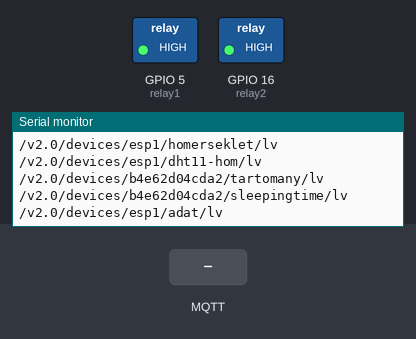
A sketch run on a simulated ESP8266 (NodeMCU). Shown: switched loads named in the sketch (green lamp = pin HIGH), the last lines printed to the serial monitor. The test bench sets the inputs (shaded band). WiFi joins after 1.5 s; servers stay silent unless stated; no MQTT or app messages arrive unless stated.

Above: at 2.7 s.
2.8 s: MQTT message "1" arrives on the first subscribed topic
At 4.0 s:
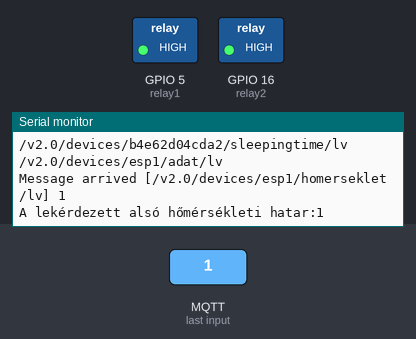
5.0 s: MQTT message "on" arrives on the first subscribed topic
At 6.7 s:
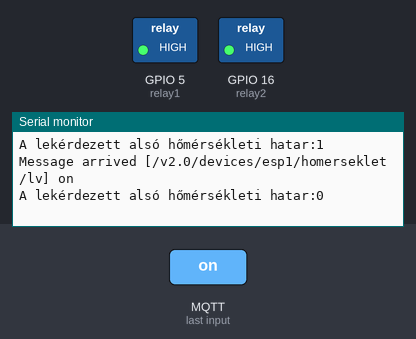
7.0 s: MQTT message "off" arrives on the first subscribed topic
At 8.5 s:
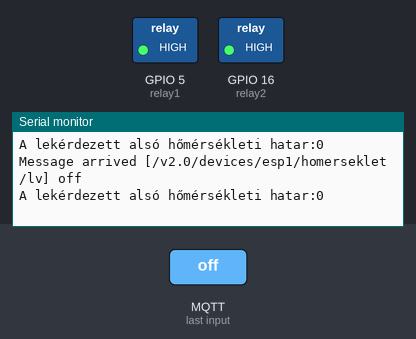

Measured:
- after the input at 2.8 s, the serial monitor: prints a new line after 0.77 s (image 1)
- after the input at 5.0 s, the serial monitor: prints a new line after 0.57 s (image 2)
- after the input at 7.0 s, the serial monitor: prints a new line after 0.57 s (image 3)

The sketch:

esp8266.ino
```cpp
/****************************************
   Include Libraries
 ****************************************/

#include <PubSubClient.h>
#include <ESP8266WiFi.h>
#include <ESP8266WiFiMulti.h>
#include <iostream>
#include <stdlib.h>
/****************************************
   Define Constants
 ****************************************/
#define relay1 5
#define relay2 16
#define uS_TO_M 60000000  //Conversion micro seconds to seconds
#define WIFISSID "BorosD" // Put your WifiSSID here
#define PASSWORD "borosdavid" // Put your wifi password here
#define TOKEN "BBFF-l9otOKSgN1ghRt6IR5EIVsfHqlOVIv" // Put your Ubidots' TOKEN
#define DEVICE2 "b4e62d04cda2" // Assig the device label
#define DEVICE1 "esp1" // Assig the device label
#define MQTT_CLIENT_NAME "Ubidots" // MQTT client Name
static const unsigned long REFRESH_INTERVAL = 25000; // ms
static unsigned long lastRefreshTime = 0;
char mqttBroker[] = "things.ubidots.com";
char payload[700];
char topic[150];
int Tartomany;
int dht_homerseklet;
int homerseklet;
static unsigned long timer = 0;
int sleep = 0;
int sleepingtime = 10;
int value = 0;
char topicToSubscribe[200];

/****************************************
   Initializate constructors for objects
 ****************************************/

ESP8266WiFiMulti WiFiMulti;
WiFiClient ubidots;
PubSubClient client(ubidots);

/****************************************
   Auxiliar Functions
 ****************************************/
void sleeping() {
  delay(5000); // hogy bevárja az első eszközt
  std::cout << "Sleeping for " << sleepingtime << " minutes" << std::endl;
  ESP.deepSleep(sleepingtime * uS_TO_M);
}

int btof(byte * payload, unsigned int length) {
  char * buff = (char *) malloc(sizeof(char) * 10);
  for (int i = 0; i < length; i++) {
    buff[i] = payload[i];
  }
  int value = atoi(buff);
  free(buff);
  return value;
}
void relays_off(){
  digitalWrite(relay1, HIGH); //a relék fordított logikája miatt kell , így induláskor nem aktiválódik a relé
  digitalWrite(relay2, HIGH);
  }

void callback(char* topic, byte* payload, unsigned int length) {
  value = btof(payload, length);
  Serial.print("Message arrived [");
  Serial.print(topic);
  Serial.print("] ");
  for (int i = 0; i < length; i++) {
    Serial.print((char)payload[i]);
  }
  Serial.println();

  if (!strcmp(topic, "/v2.0/devices/b4e62d04cda2/tartomany/lv")) {
    std::cout << "A lekérdezett Tartomany ertekeke:" << value << std::endl;
    Tartomany = value;
  }
  else if (!strcmp(topic, "/v2.0/devices/esp1/dht11-hom/lv")) {
    std::cout << "A lekérdezett dht_homerseklet erteke:" << value << std::endl;
    dht_homerseklet = value;
  }
  else if (!strcmp(topic, "/v2.0/devices/b4e62d04cda2/sleepingtime/lv")) {
    std::cout << "A lekérdezett Sleep_time:" << value << std::endl;
    sleepingtime = value;
  }
  else if (!strcmp(topic, "/v2.0/devices/esp1/adat/lv")) {
    std::cout << "A lekérdezett Sleep:" << value << std::endl;
    if (value == 1) sleeping();
  }
  else if (!strcmp(topic, "/v2.0/devices/esp1/homerseklet/lv")) {
    std::cout << "A lekérdezett alsó hőmérsékleti hatar:" << value << std::endl;
    homerseklet = value;
  }
}

void reconnect() {
  // Loop until we're reconnected
  while (!client.connected()) {
    Serial.println("Attempting MQTT connection...");

    // Attempt to connect
    if (client.connect(MQTT_CLIENT_NAME, TOKEN, "")) {
      Serial.println("connected");
    } else {
      Serial.print("Failure, client state=");
      Serial.print(client.state());
      Serial.println(" try again in 2 seconds");
      // Wait 2 seconds before retrying
      delay(2000);
    }
  }
}

int const pub(const char * valtozonev, float valtozo) {

  sprintf(topic, "%s", ""); // Cleans the topic content
  sprintf(topic, "%s%s", "/v2.0/devices/", DEVICE1); ///v2.0/devices/{LABEL_OF_DEVICE}/{LABEL_OF_VARIABLE}
  sprintf(payload, "{\"%s\":", valtozonev); // Adds the variable label
  sprintf(payload, "%s {\"value\": %d", payload, valtozo); // Adds the value
  sprintf(payload, "%s } }", payload); // Closes the dictionary brackets
  std::cout << "Publikálva! A payload tartalma:" << payload << std::endl;
  client.publish(topic, payload);
  return 1;
}
int const sub(const char* eszköz, const char* valtozo) {
  sprintf(topicToSubscribe, "%s", ""); // Cleans the content of the char
  sprintf(topicToSubscribe, "%s/%s/%s/lv", "/v2.0/devices", eszköz, valtozo);
  Serial.println(topicToSubscribe);
  client.subscribe(topicToSubscribe); //  /v2.0/devices/{LABEL_DEVICE}/{LABEL_VARIABLE}/lv
  return 1;
}

/****************************************
   Main Functions
 ****************************************/

void setup() {
  Serial.begin(115200);
  pinMode(relay1, OUTPUT);
  pinMode(relay2, OUTPUT);
  relays_off();
  WiFiMulti.addAP(WIFISSID, PASSWORD);
  Serial.println();
  Serial.print("Wait for WiFi... ");

  while (WiFiMulti.run() != WL_CONNECTED) {
    Serial.print(".");
    delay(100);
  }

  Serial.println("");
  Serial.println("WiFi connected");
  Serial.println("IP address: ");
  Serial.println(WiFi.localIP());
  client.setServer(mqttBroker, 1883);
  client.setCallback(callback);
  randomSeed(analogRead(0));
  timer = millis();
  lastRefreshTime = millis();
}

void loop() {

  if (!client.connected()) {
    relays_off();
    reconnect();

    // Subscribes for getting the value , számít a sorrend
    sub(DEVICE1, "homerseklet");
    sub(DEVICE1, "dht11-hom");
    sub(DEVICE2, "tartomany");
    sub(DEVICE2, "sleepingtime");
    sub(DEVICE1, "adat");

  }

  if (labs(millis() - lastRefreshTime) >= REFRESH_INTERVAL) // triggers the routine every x seconds  //abs helyett labs kellett
  {
    // pub(); //publikálás
    if (homerseklet + Tartomany < dht_homerseklet) { //ha a lekérdezett kettő érték összegénél kisebb beavatkozás
      digitalWrite(relay1, LOW);
      std::cout << "Venti megy" << std::endl;
    }
    else {
      digitalWrite(relay1, HIGH);
    }
    lastRefreshTime = millis();//az időzítő innen számolja az eltelt időt
  }
  client.loop();
  delay(1000);
}
```
